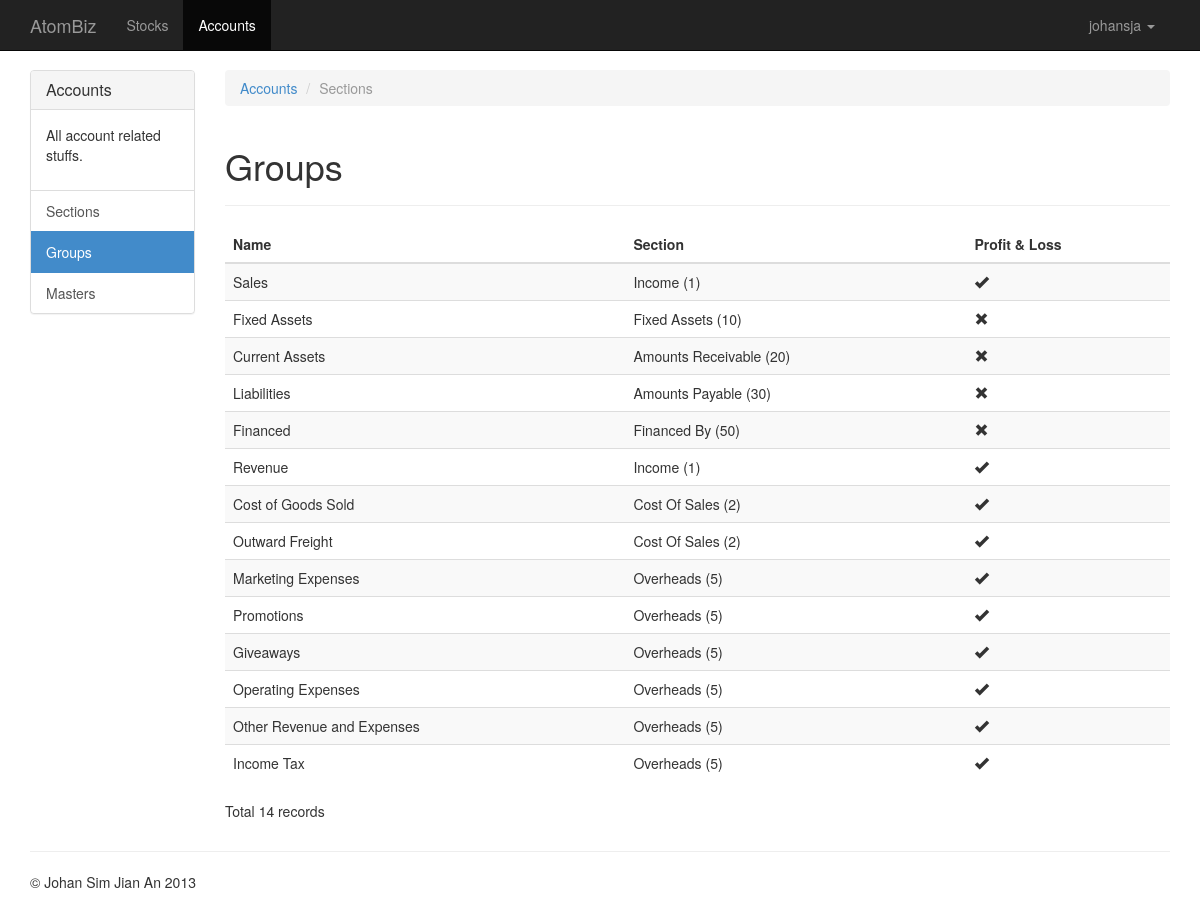
/accounts/groups/ (signed in), run on the app's committed database.
### accounts/models.py (models this page shows, shortened)
class Group(models.Model):
    name = models.CharField(max_length=64, unique=True)
    parent = models.ForeignKey('self', null=True, blank=True)
    section = models.ForeignKey(Section, verbose_name='section in accounts')
    pandl = models.BooleanField('profit and loss')
    sequence = models.SmallIntegerField('sequence in TB')
    class Meta:
        ordering = ['sequence']

class Section(models.Model):
    number = models.SmallIntegerField(unique=True)
    name = models.CharField(max_length=64)
    class Meta:
        ordering = ['number']
    def __unicode__(self):
        return '{} ({})'.format(self.name, self.number)

### accounts/views.py (the view)
class GroupList(ListView):
    model = Group

### accounts/templates/accounts/group_list.html
{% extends "accounts/base.html" %}
{% block rows %}
    <ol class="breadcrumb">
        <li><a href="/accounts/">Accounts</a></li>
        <li class="active">Sections</li>
    </ol>
    <div class="page-header">
        <h1>Groups</h1>
    </div>
    <div class=" table-responsive">
        <table class="table table-striped">
            <thead>
                <tr>
                    <th>Name</th>
                    <th>Section</th>
                    <th>Profit & Loss</th>
                </tr>
            </thead>
            <tbody>
                {% for group in object_list %}
                    <tr>
                        <td>{{ group.name }}</td>
                        <td>{{ group.section }}</td>
                        <td>
                            {% if group.pandl %}
                                <span class="glyphicon glyphicon-ok"></span>
                            {% else %}
                                <span class="glyphicon glyphicon-remove"></span>
                            {% endif %}
                        </td>
                    </tr>
                {% endfor %}
            </tbody>
        </table>
    </div>
    <p>Total {{ object_list|length }} records</p>
{% endblock %}

### templates/base.html (shortened to what this page needs)
{% extends 'bootstrap/base.html' %}
{% block project_navbar_brand_url %}
  {% if user.is_authenticated %}
    /users/dashboard/
  {% else %}
    /
  {% endif %}
{% endblock %}
{% block project_navbar_brand %}AtomBiz{% endblock %}
{% block project_navbar_collapse %}
  {% if user.is_authenticated %}
    <ul class="nav navbar-nav">
      {% with url="/stocks/" %}
        <li{% if url in request.path %} class="active"{% endif %}><a href="{{ url }}">Stocks</a></li>
      {% endwith %}
      {% with url="/accounts/" %}
        <li{% if url in request.path %} class="active"{% endif %}><a href="{{ url }}">Accounts</a></li>
      {% endwith %}
    </ul>
    <ul class="nav navbar-nav navbar-right">
      <li class="dropdown">
        <a href="#" class="dropdown-toggle" data-toggle="dropdown">{{ user }} <b class="caret"></b></a>
      </li>
    </ul>
  {% endif %}
{% endblock %}
{% block project_rows %}
  {% block app_rows %}
  {% endblock %}
{% endblock %}
{% block project_footer_content %}
  <p>&copy; Johan Sim Jian An 2013</p>
{% endblock %}

### templates/base.html (style rules this page uses)
body { padding-top: 70px; }

### data on the page
Group: name "Sales", section "Income (1)", pandl True (drawn)
Group: name "Fixed Assets", section "Fixed Assets (10)", pandl False (drawn)
Group: name "Current Assets", section "Amounts Receivable (20)", pandl False (drawn)
Group: name "Liabilities", section "Amounts Payable (30)", pandl False (drawn)
Group: name "Financed", section "Financed By (50)", pandl False (drawn)
Group: name "Revenue", section "Income (1)", pandl True (drawn)
Group: name "Cost of Goods Sold", section "Cost Of Sales (2)", pandl True (drawn)
Group: name "Outward Freight", section "Cost Of Sales (2)", pandl True (drawn)
Group: name "Marketing Expenses", section "Overheads (5)", pandl True (drawn)
Group: name "Promotions", section "Overheads (5)", pandl True (drawn)
Group: name "Giveaways", section "Overheads (5)", pandl True (drawn)
Group: name "Operating Expenses", section "Overheads (5)", pandl True (drawn)
Group: name "Other Revenue and Expenses", section "Overheads (5)", pandl True (drawn)
Group: name "Income Tax", section "Overheads (5)", pandl True (drawn)

### other printed values
{{ user }} "johansja"
{{ object_list|length }} "14"
